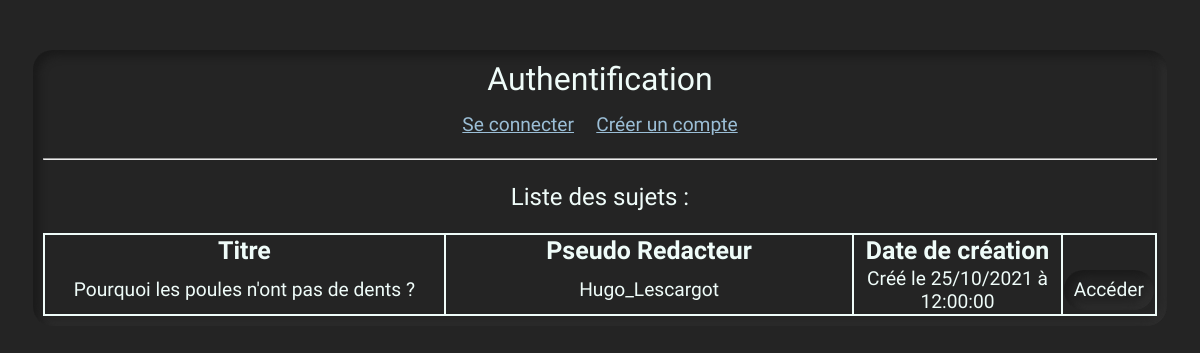
Page /pages/accueil.php on the committed database.
### tables this page shows
CREATE TABLE IF NOT EXISTS `sujet` (
  `idSujet` int(11) NOT NULL,
  `idRedacteur` int(11) NOT NULL,
  `titreSujet` varchar(50) NOT NULL,
  `texteSujet` varchar(255) NOT NULL,
  `dateSujet` date NOT NULL
);

CREATE TABLE IF NOT EXISTS `redacteur` (
  `idRedacteur` int(5) NOT NULL,
  `nom` varchar(30) NOT NULL,
  `prenom` varchar(30) NOT NULL,
  `adresseMail` varchar(50) NOT NULL,
  `motDePasse` varchar(30) NOT NULL,
  `pseudo` varchar(30) NOT NULL
);

### pages/accueil.php (the view, shortened to what this page needs)
<!DOCTYPE html>
<html lang="en">
    <head>
        <link rel="stylesheet" href="./style.css">
        <?php
            include_once('../connexion/connexion.php');
            $connecte = false;
        ?>
    </head>
    <body>
        <div class="sect_inc">
            <div class="title">
                <?php
                    if (!$connecte)
                    {
                        echo ('Authentification');
                    }
                    else
                    {
                        echo ('Bienvenue '.$_SESSION['pseudo']);
                    }
                ?>
            </div>
            <?php
                if (!$connecte)
                {
                    echo ('<div class="option_under_title">');
                        echo ('<a href="login.php">Se connecter</a>');
                        echo ('<a href="creerCompte.php">Créer un compte</a>');
                    echo ('</div>');
                }
                else
                {
                    echo ('<div class="option_under_title">');
                        echo ('<a href="deconnexion.php" onclick="return validationDeco()">Se deconnecter</a>');
                        echo ('<a href="creerSujet.php">Créer un sujet</a>');
                    echo ('</div>');
                }
            ?>
            <hr>
            <div class="tableau">
                <div class="tab_title">
                    Liste des sujets :
                </div>
                <table class="tab_entier">
                <tr id="titre_colonne">
                    <td>
                        Titre
                    </td>
                    <td>
                        Pseudo Redacteur
                    </td>
                    <td>
                        Date de création
                    </td>
                </tr>
                <?php
                    $sujetList = $objPdo->query('SELECT idSujet, titreSujet, dateSujet, pseudo
                                                 FROM sujet s, redacteur r
                                                 WHERE s.idRedacteur = r.idRedacteur
                                                 ORDER BY dateSujet DESC');
                    foreach ($sujetList as $sujet)
                    {
                        $dateSujet = date('d/m/Y à h:i:s', strtotime($sujet['dateSujet']));
                        echo ('<tr>');
                        echo ('<td>'.$sujet['titreSujet'].'</td>');
                        echo ('<td>'.$sujet['pseudo'].'</td>');
                        echo ('<td>Créé le '.$dateSujet.'</td>');
                        echo ('<td class="center"><a href="discussion.php?idSujet='.$sujet['idSujet'].'"><button type="button">Accéder</button></a></td>');
                        echo ('</tr>');
                    }
                ?>
                </table>
            </div>
        </div>
    </body>
</html>

### pages/style.css (style rules this page uses)
:root { --primary: #1C1C1C; --primaryHighlight: #242424; --color: #9BBED6; --colorHighlight: #B8E2FF; --white: #EFFCF9; }
body { background-color: var(--primaryHighlight); color: var(--white); font-family: 'Zen Kurenaido', sans-serif; font-size: larger; }
.title { font-size: 2rem; margin-bottom: 15px; }
a { color: var(--color); }
.sect_inc { background: var(--primaryHighlight); box-shadow: inset 5px 5px 8px #1a1a1a, inset -5px -5px 8px #2e2e2e; border-radius: 20px; margin: 25px; padding: 10px; margin-top: 50px; text-align: center; }
.button, button { border-radius: 20px; height: 40px; padding: 0 10px; background: var(--primaryHighlight); box-shadow: inset 5px 5px 8px #1a1a1a, inset -5px -5px 8px #2e2e2e; color: var(--white); border-style: none; cursor: pointer; font-family: 'Zen Kurenaido', sans-serif; font-size: 1em; }
.option_under_title * { margin-right: 1%; margin-left: 1%; margin-bottom: 100%; }
.option_under_title { margin-bottom: 2%; }
.center button { text-align: center; }
.tab_title { font-size: 1.5rem; margin: 2%; }
.tab_entier { border-collapse: collapse; border: var(--white) solid 2px; }
.tab_entier tr td { width: 40%; border-left: var(--white) solid 2px; border-right: var(--white) solid 2px; }
#titre_colonne td { text-align: center; font-size: 1.3em; font-weight: bold; }

### rows in the picture
sujet: titreSujet "Pourquoi les poules n'ont pas de dents ?", idRedacteur.pseudo "Hugo_Lescargot", dateSujet "25/10/2021 à 12:00:00"
